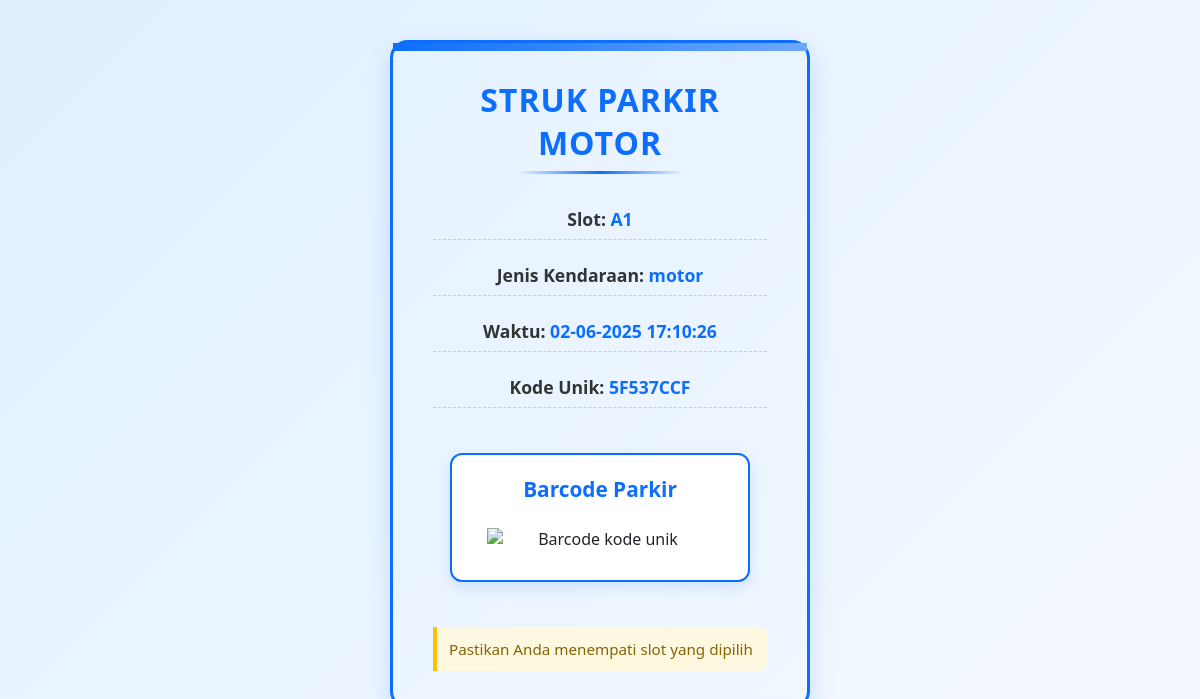
Screenshot of /struk/1/ with the database file from the repository.
### parkir/models.py (models this page shows, shortened)
class TiketParkir(models.Model):
    slot = models.ForeignKey(SlotParkir, on_delete=models.CASCADE)
    waktu_masuk = models.DateTimeField(auto_now_add=True)

class SlotParkir(models.Model):
    JENIS_KENDARAAN = [('mobil', 'Mobil'), ('motor', 'Motor')]
    nomor_slot = models.CharField(max_length=10)
    jenis_kendaraan = models.CharField(max_length=10, choices=JENIS_KENDARAAN)
    tersedia = models.BooleanField(default=True)
    kode_unik = models.CharField(max_length=20, null=True, blank=True)

### parkir/views.py (the view)
# urls.py: path('struk/<int:tiket_id>/', views.struk, name='struk'),
def struk(request, tiket_id):
    tiket = get_object_or_404(TiketParkir, id=tiket_id)
    kode_unik = tiket.slot.kode_unik  # ambil kode unik dari slot
    CODE39 = barcode.get_barcode_class('code39')
    buffer = io.BytesIO()
    barcode_obj = CODE39(kode_unik, writer=ImageWriter(), add_checksum=False)
    barcode_obj.write(buffer)
    barcode_base64 = base64.b64encode(buffer.getvalue()).decode('utf-8')
    return render(request, 'parkir/struk.html', {
        'tiket': tiket,
        'waktu_pilih': tiket.waktu_masuk,
        'barcode_base64': barcode_base64,  # kirim ke template
    })

### parkir/templates/parkir/struk.html (shortened to what this page needs)
<!DOCTYPE html>
<html lang="id">
<head>
</head>
<body>
    <h2>Struk Parkir Motor</h2>
    <div class="info">Slot: <strong>{{ tiket.slot.nomor_slot }}</strong></div>
    <div class="info">Jenis Kendaraan: <strong>{{ tiket.slot.jenis_kendaraan }}</strong></div>
    <div class="info">Waktu: <strong>{{ waktu_pilih|date:"d-m-Y H:i:s" }}</strong></div>
    <div class="info">Kode Unik: <strong>{{ tiket.slot.kode_unik }}</strong></div>
    <div class="barcode-container">
        <h3>Barcode Parkir</h3>
        <img alt="Barcode kode unik" />
    </div>
    <div class="note">Pastikan Anda menempati slot yang dipilih</div>
</body>
</html>

### parkir/templates/parkir/struk.html (style rules this page uses)
* { box-sizing: border-box; margin: 0; padding: 0; }
body { font-family: 'Segoe UI', Tahoma, Geneva, Verdana, sans-serif; max-width: 420px; margin: 40px auto; padding: 35px 40px; border: 3px solid #0d6efd; border-radius: 18px; background: linear-gradient(135deg, #e0f0ff, #f5f9ff); color: #212529; text-align: center; box-shadow: 0 10px 25px rgba(13, 110, 253, 0.18); position: relative; overflow: hidden; }
body::before { content: ""; position: absolute; top: 0; left: 0; right: 0; height: 8px; background: linear-gradient(90deg, #0d6efd, #6ea8fe); }
h2 { color: #0d6efd; font-weight: 800; margin-bottom: 25px; letter-spacing: 1px; font-size: 2rem; text-transform: uppercase; position: relative; padding-bottom: 10px; }
h2::after { content: ""; position: absolute; bottom: 0; left: 25%; right: 25%; height: 3px; background: linear-gradient(90deg, transparent, #0d6efd, transparent); border-radius: 3px; }
.info { font-size: 1.1rem; margin-bottom: 15px; font-weight: 600; color: #333; padding: 8px 0; border-bottom: 1px dashed #ccc; }
.info strong { color: #0d6efd; font-weight: 700; }
.barcode-container { margin: 30px auto 20px; padding: 20px 25px; background-color: white; border: 2px solid #0d6efd; border-radius: 12px; display: inline-block; box-shadow: 0 5px 15px rgba(13, 110, 253, 0.15); width: 90%; max-width: 320px; }
.barcode-container h3 { margin-bottom: 15px; color: #0d6efd; font-weight: 700; font-size: 1.3rem; }
img { max-width: 100%; height: auto; display: block; margin: 0 auto; image-rendering: crisp-edges; padding: 10px; background: white; }
.note { margin-top: 25px; padding: 12px; background-color: #fff8e1; border-left: 4px solid #ffc107; color: #856404; font-size: 0.95rem; text-align: left; border-radius: 0 8px 8px 0; font-weight: 500; }

### rows the page displays
TiketParkir: slot.nomor_slot "A1", slot.jenis_kendaraan "motor", waktu_masuk "02-06-2025 17:10:26", slot.kode_unik "5F537CCF"
